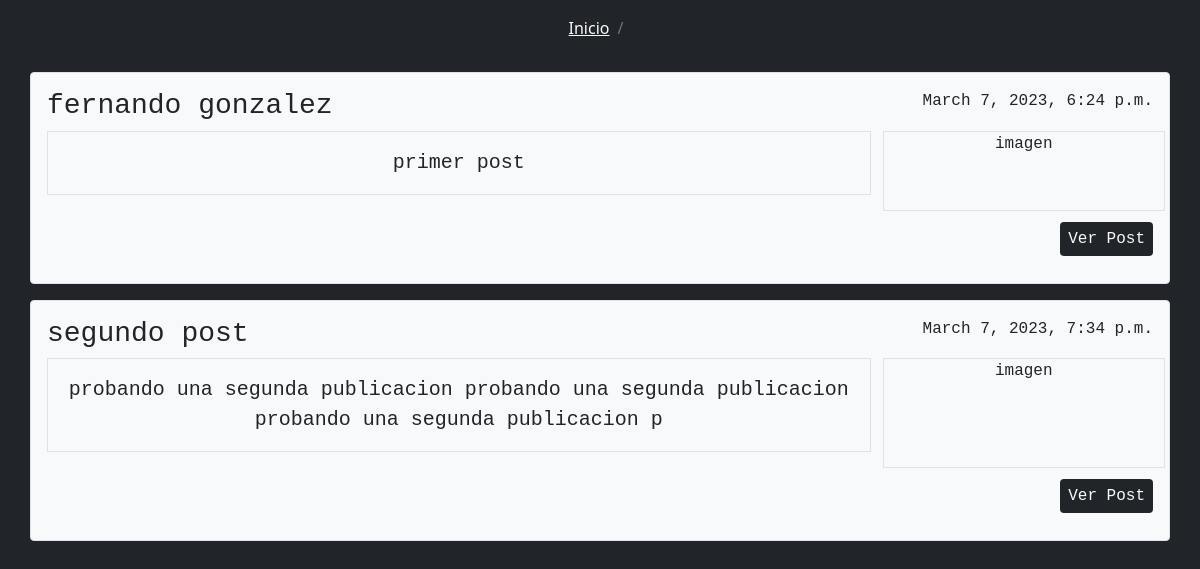
The page / on the database its author committed.
### posts/models.py (models this page shows, shortened)
class Post(models.Model):
    title = models.CharField(max_length=100)
    slug = models.SlugField()
    created_on = models.DateTimeField(auto_now_add=True)
    content = models.TextField()

### posts/views.py (the view)
# urls.py: path("", views.index , name="index"),
def index(request):
    post = Post.objects.all()
    return render(request, 'index.html', {'post':post})

### posts/templates/index.html (shortened to what this page needs)
<!doctype html>
<html lang="en">
  <head>
    <link href="https://cdn.jsdelivr.net/npm/bootstrap@5.1.3/dist/css/bootstrap.min.css" rel="stylesheet">
  </head>
  <body class="bg-dark">
    <nav class="nav p-3 justify-content-center">
      <nav aria-label="breadcrumb ">
          <ol class="breadcrumb">
            <li class="breadcrumb-item"><a href="{% url 'index' %}" class="text-light">Inicio</a></li>
            <li class="breadcrumb-item"><a href="{% url 'index' %}" class="text-secondary">{{ post.title }}</a></li>
          </ol>
        </nav>
    </nav>
    {% for publicacion in post %}
    <main class="container bg-light border rounded p-3 mb-3 font-monospace">
      <div class="row">
        <div class="col">
          <h3>{{ publicacion.title }}</h3>
        </div>
        <div class="col">
          <p class="text-end">{{ publicacion.created_on }}</p>
        </div>
      </div>
      <div class="row pb-3">
        <div class="col-9">
          <p class="border p-3 fs-5 text-center">{{ publicacion.content | slice:":100" }}</p>
        </div>
        <div class="col-3 border">
          <p class="text-center">imagen</p>
        </div>
      </div>
      <p class="text-end"><a href="{% url 'post_detail' publicacion.id%}" class="text-decoration-none text-light bg-dark rounded p-2 text-center">Ver Post</a></p>
    </main>
    {% endfor %}
  </body>
</html>

### rows shown on the page
Post: title "fernando gonzalez", created_on "March 7, 2023, 6:24 p.m.", content "primer post"
Post: title "segundo post", created_on "March 7, 2023, 7:34 p.m.", content "probando una segunda publicacion probando una segunda publicacion probando una segunda publicacion p"
